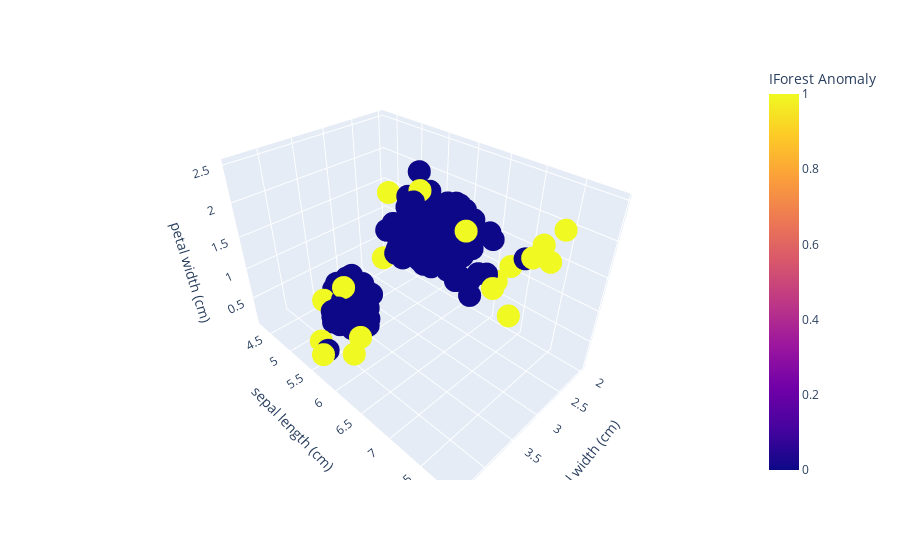

Here is the notebook cell this chart was saved with:
### Code cell
import plotly.express as px

fig = px.scatter_3d(df, x='sepal width (cm)', y='sepal length (cm)', z='petal width (cm)',
              color='IForest Anomaly')

fig.show()

### Figure 1 — Plotly figure (JSON) as saved in the notebook; plotly's stock layout.template omitted (floating-point values rounded to 4 significant figures; data arrays with more than 128 entries replaced by an {"elided": "..."} marker saying what was removed)
{"data": [{"hovertemplate": "sepal width (cm)=%{x}<br>sepal length (cm)=%{y}<br>petal width (cm)=%{z}<br>IForest Anomaly=%{marker.color}<extra></extra>", "legendgroup": "", "marker": {"color": {"elided": "150 int values"}, "coloraxis": "coloraxis", "symbol": "circle"}, "mode": "markers", "name": "", "scene": "scene", "showlegend": false, "type": "scatter3d", "x": {"elided": "150 float values"}, "y": {"elided": "150 float values"}, "z": {"elided": "150 float values"}}], "layout": {"coloraxis": {"colorbar": {"title": {"text": "IForest Anomaly"}}, "colorscale": [[0, "#0d0887"], [0.1111, "#46039f"], [0.2222, "#7201a8"], [0.3333, "#9c179e"], [0.4444, "#bd3786"], [0.5556, "#d8576b"], [0.6667, "#ed7953"], [0.7778, "#fb9f3a"], [0.8889, "#fdca26"], [1, "#f0f921"]]}, "legend": {"tracegroupgap": 0}, "margin": {"t": 60}, "scene": {"domain": {"x": [0, 1], "y": [0, 1]}, "xaxis": {"title": {"text": "sepal width (cm)"}}, "yaxis": {"title": {"text": "sepal length (cm)"}}, "zaxis": {"title": {"text": "petal width (cm)"}}}}}
